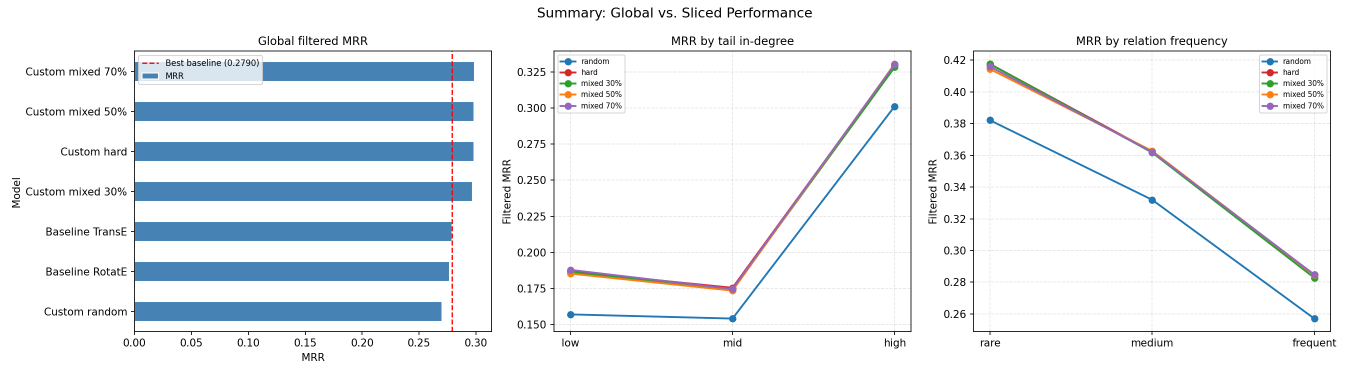
#> input picture artifacts/d3_headline_figures.png, 2700 x 750 px (shown at 1/2 size); its folder holds 3 pictures in this run
$ python crop_figures.py
#> lines starting #> are read from the running program, lines starting #| are printed output that depends on the picture
#!/usr/bin/env python3
"""
Crop multi-panel artifact figures to single panels for poster use.

Run from repo root:
    python3 poster/crop_figures.py

Output: poster/figures/{mrr_bar,val_mrr_curves,slice_rel_freq}.png
"""
from pathlib import Path
from PIL import Image

ROOT   = Path(__file__).resolve().parent.parent
ARTS   = ROOT / "artifacts"
OUT    = Path(__file__).resolve().parent / "figures"
OUT.mkdir(exist_ok=True)


def crop_panel(src: Path, l: float, r: float,
               t: float = 0.0, b: float = 1.0,
               out: str | None = None) -> None:
    """Crop [l,r] x [t,b] (fractions of image size) and save."""
#> called with l = 0, r = 0.34, t = 0, b = 1, out = 'mrr_bar.png'
    img = Image.open(src).convert("RGB")
    W, H = img.size
#> W = 2700; H = 750
    box  = (int(l * W), int(t * H), int(r * W), int(b * H))
#> box = (0, 0, 918, 750)
    crop = img.crop(box)
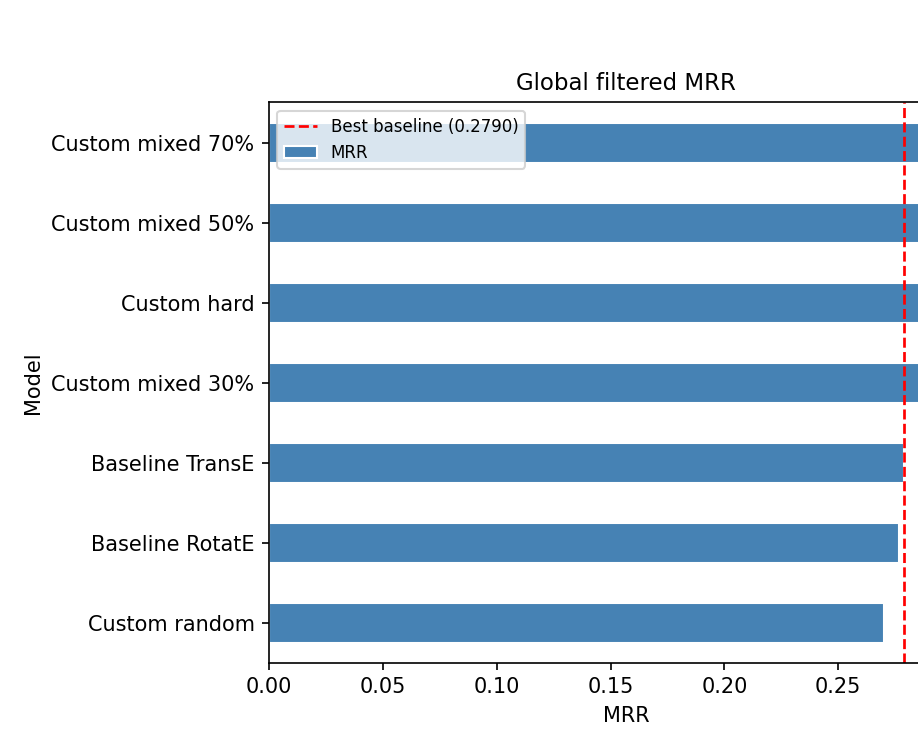
#> crop: PIL image 918x750 RGB; mean R, G, B 206.9, 220.6, 232.3
    name = out or (src.stem + "_panel.png")
    dest = OUT / name
    crop.save(dest, dpi=(300, 300))
    print(f"  {src.name}  [{l:.2f},{r:.2f}]×[{t:.2f},{b:.2f}]"
          f"  → {name}  {crop.size}")
#|   d3_headline_figures.png  [0.00,0.34]×[0.00,1.00]  → mrr_bar.png  (918, 750)


print("=== Cropping poster figures ===\n")

# ── Global filtered MRR bar chart ─────────────────────────────────────────
# d3_headline_figures has 3 panels (global MRR | MRR by tail in-degree |
# MRR by relation frequency).  The leftmost panel runs 0 → ~34 % of width.
crop_panel(
    ARTS / "d3_headline_figures.png",
    l=0.00, r=0.34,
    out="mrr_bar.png",
)

# ── Validation MRR learning curves ────────────────────────────────────────
# custom_learning_curves has 2 panels (training loss | validation MRR).
# Right (validation MRR) panel: 50 % → 100 % of width.
# Trim top ~7 % to remove the truncated figure-level title bleed.
crop_panel(
    ARTS / "custom_learning_curves.png",
    l=0.50, r=1.00, t=0.07,
    out="val_mrr_curves.png",
)
#> call 2 of crop_panel, with l = 0.5, r = 1, t = 0.07, b = 1, out = 'val_mrr_curves.png'
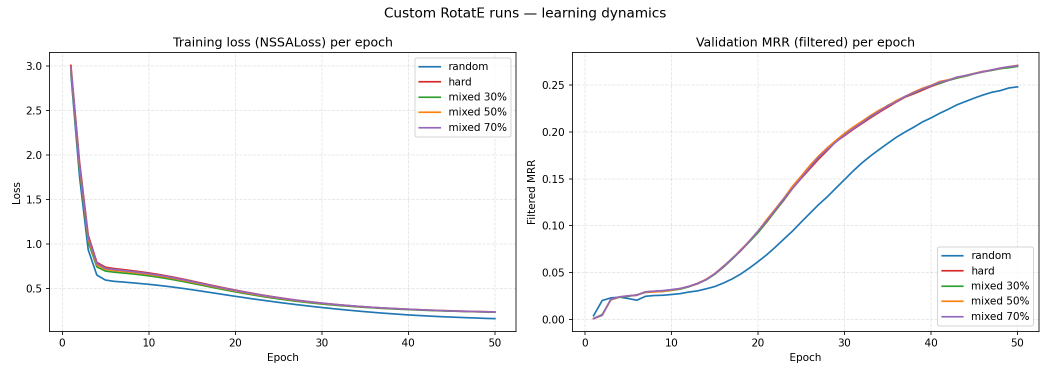
#> input picture artifacts/custom_learning_curves.png, 2100 x 750 px (shown at 1/2 size)
#> in crop_panel (call 2), `crop = img.crop(box)`:
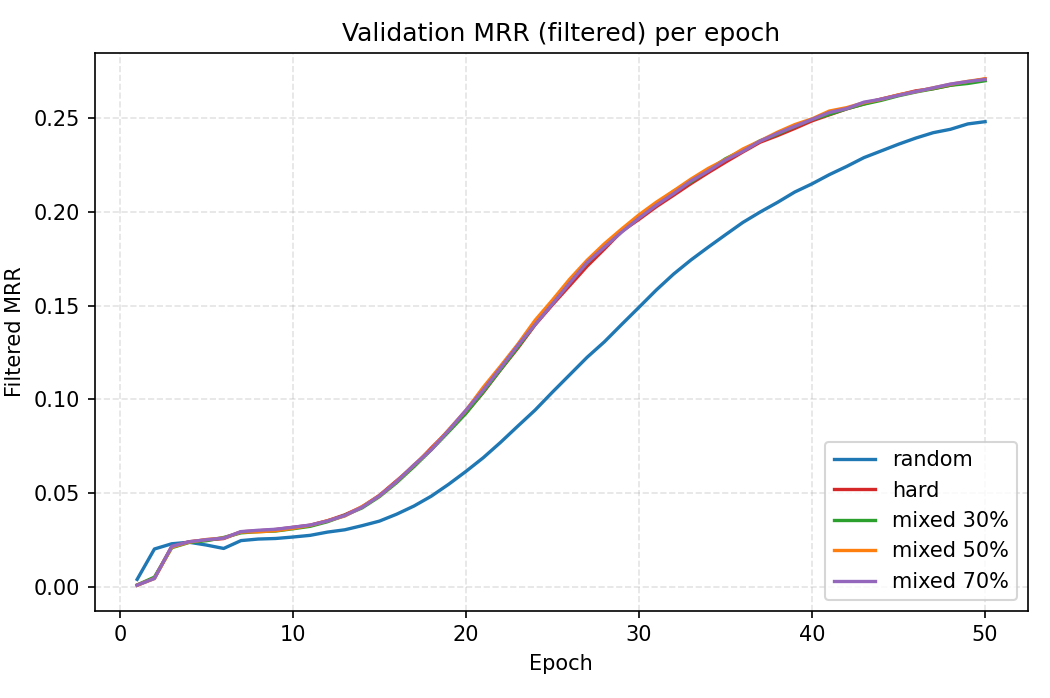
#> crop: PIL image 1050x698 RGB; mean R, G, B 248.4, 248.4, 248.8
#|   custom_learning_curves.png  [0.50,1.00]×[0.07,1.00]  → val_mrr_curves.png  (1050, 698)

# ── Slice evaluation — relation frequency ─────────────────────────────────
# slice_bar_plots has 3 equal panels (relation freq | head out-deg | tail in-deg).
# Left panel (relation frequency): 0 → 32 % to avoid next panel's y-axis label.
crop_panel(
    ARTS / "slice_bar_plots.png",
    l=0.00, r=0.32,
    out="slice_rel_freq.png",
)
#> (the run stopped early here; a loop or call above may not have finished)
